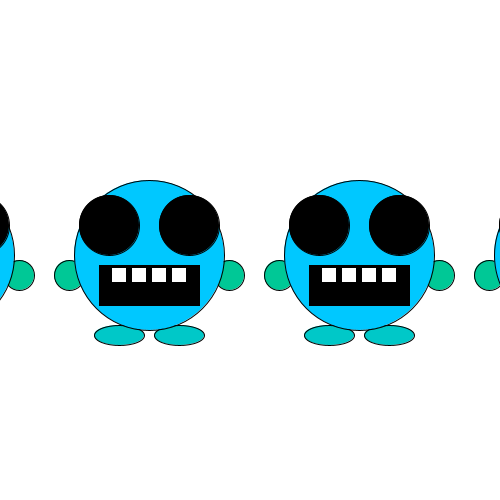
Frame 1 (no input)
Frame 60 (the mouse pressed at the canvas centre just before this capture): identical to frame 1, image omitted
Frame 120 (the mouse held since frame 60 and released just before this capture): identical to frame 1, image omitted

The Processing sketch that drew this single still picture (run headless with seeded random() and noise(); from frame 60 on, the mouse is pressed at the canvas centre):

// Processing sketch: processing_130086
// ── processing_130086.pde

int monsterX;
int monsterY;



void setup(){
size(500,500);
background(255,255,255);
monsterY = 500;

}
 
void draw(){
background(255,255,255);
for (int i = 0; i < 10; i = i +1){
Monster(-61+(i*210),255);
}
}
   
   
void Monster(int monsterX, int monsterY){
  fill(0,200,200);
ellipseMode(CENTER);
ellipse(monsterX+30,monsterY+80,50,20);
 
fill(0,200,200);
ellipseMode(CENTER);
ellipse(monsterX-30,monsterY+80,50,20);
   
  stroke(0);
fill(0,200,150);
ellipseMode(CENTER);
ellipse(monsterX-80,monsterY+20,30,30);
 
stroke(0);
fill(0,200,150);
ellipseMode(CENTER);
ellipse(monsterX+80,monsterY+20,30,30);
 
stroke(0);
fill(0,200,255);

ellipseMode(CENTER);
ellipse(monsterX,monsterY,150,150);
 
stroke(0);
fill(0);
ellipseMode(CENTER);
ellipse(monsterX-40,monsterY-30,60,60);
 
stroke(0);
fill(0);
ellipseMode(CENTER);
ellipse(monsterX+40,monsterY-30,60,60);
 
 
 
stroke(0);
fill(0);
rectMode(CENTER);
rect(monsterX,monsterY+30,100,40);
 
stroke(0);
fill(255);
rect(monsterX-30,monsterY+20,15,15);
 
stroke(0);
fill(255);
rect(monsterX-10,monsterY+20,15,15);
 
stroke(0);
fill(255);
rect(monsterX+10,monsterY+20,15,15);
 
stroke(0);
fill(255);
rect(monsterX+30,monsterY+20,15,15);
 


}
